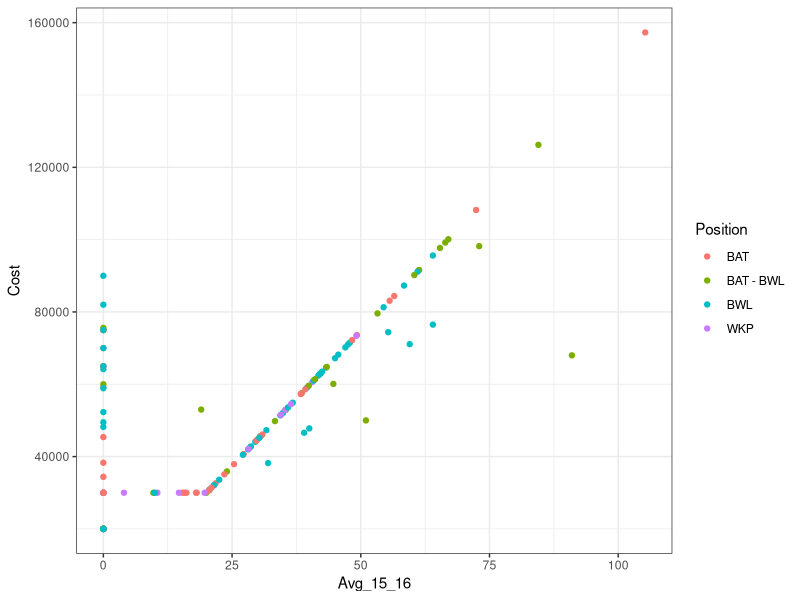
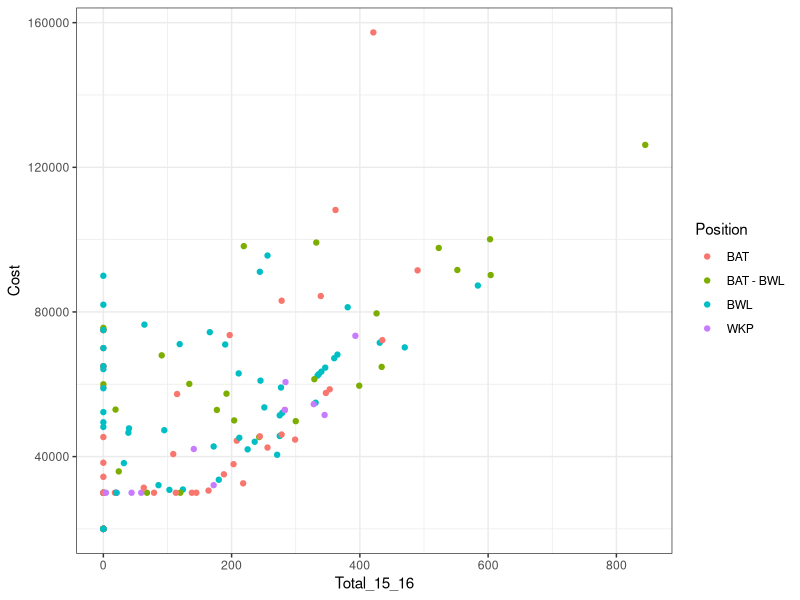

R code for these plots, in order:
## ---- chunk 1
library(readr)
library(dplyr)
library(ggplot2)
library(lpSolve)
library(knitr)
## ---- chunk 2
# The web splits the data by batsmen, bowlers, wkp this creates duplicates
bbl <- read_csv('data/clean_bbl.csv')
bbl <- bbl[!duplicated(bbl[,1]),]
bbl
## ---- chunk 3
# Cost is a linear function of avg 2015-16 performance
ggplot(data = bbl) +
  geom_point(aes(Avg_15_16, Cost, colour = Position)) +
  theme_bw()
## ---- chunk 4
ggplot(data = bbl) +
  geom_point(aes(Total_15_16, Cost, colour = Position)) +
  theme_bw()
## ---- chunk 5
# instructions from http://pena.lt/y/2014/07/24/mathematically-optimising-fantasy-football-teams/

# create position dummies
bbl$bat <- as.numeric(grepl("BAT", bbl$Position))
bbl$bwl <- as.numeric(grepl("BWL", bbl$Position))
bbl$wkp <- as.numeric(grepl("WKP", bbl$Position))
bbl$allrnd <- as.numeric(grepl("BAT - BWL", bbl$Position))
bbl$plyr_count <- 1

# create constraints
nbat <- 7
nbwl <- 7
nwkp <- 2
nallrnd <- 1
max_cost <- 1e6
nplayer <- 16 # must have a distinct number of players

const_rhs <- c(nbat, nbwl, nwkp, max_cost, nplayer)

# constraint directions
const_dir <- c("=", "=", "=", "<=", "=")

# Matrix has one row per constraint for each player
const_mat <- bbl %>%
  select(bat, bwl, wkp, Cost, plyr_count) %>%
  as.matrix %>%
  t
## ---- chunk 6
pick_team <- function(objective) {
  x <- lp("max", objective.in = objective, const_mat, const_dir, const_rhs, all.bin = TRUE, all.int = TRUE)
  bbl[as.logical(x$solution),]
}
## ---- chunk 7
pick_team(bbl$Cost) %>% arrange(Position, desc(Cost)) %>% kable
## ---- chunk 8
pick_team(bbl$Avg_15_16) %>% arrange(Position, desc(Cost)) %>% kable
## ---- chunk 9
pick_team(bbl$Total_15_16) %>% arrange(Position, desc(Cost)) %>% kable
